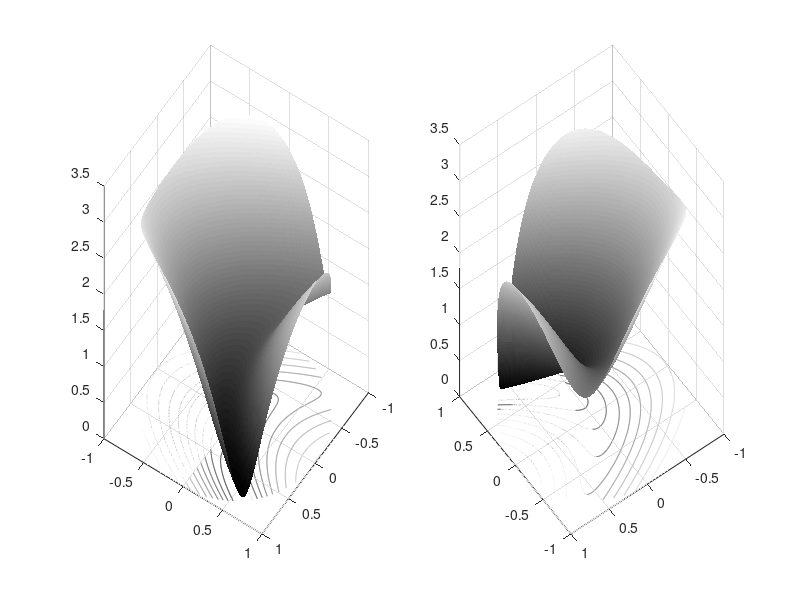

The MATLAB script that drew this image:
function createfigure

% Create figure
figure1 = figure('Position',[1 400 1200 600]);
colormap('gray');
axis square;
R=0:.002:1;
TH=2*pi*(0:.002:1); 
X=R'*cos(TH); 
Y=R'*sin(TH); 
Z=log(1+vrosenbrock(X,Y));

% Create subplot
subplot1 = subplot(1,2,1,'Parent',figure1);
view([124 34]);
grid('on');
hold('all');

% Create surface
surf(X,Y,Z,'Parent',subplot1,'LineStyle','none');

% Create contour
contour(X,Y,Z,'Parent',subplot1);

% Create subplot
subplot2 = subplot(1,2,2,'Parent',figure1);
view([234 34]);
grid('on');
hold('all');

% Create surface
surf(X,Y,Z,'Parent',subplot2,'LineStyle','none');

% Create contour
contour(X,Y,Z,'Parent',subplot2);

%The function vrosenbrock, used in createfigure, calculates Rosenbrock's function at a whole vector of points:
function z=vrosenbrock(x,y)

z=10*(y - x.^2).^2 + (x-1).^2;
